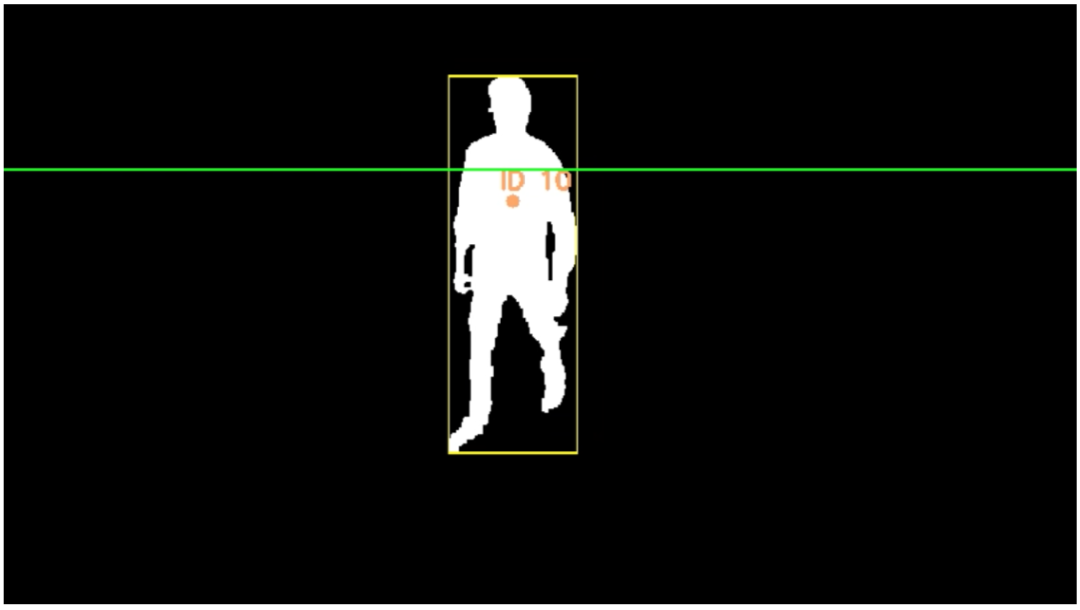
#> input picture imgs/1.png, 1080 x 610 px
$ python -i people_detector.py   (imports and definitions only)
#> lines starting #> are read from the running program, lines starting #| are printed output that depends on the picture; after the words box and inside, x2 and y2 are one past the last pixel; in counts of white or black regions, pixels touching at a corner belong together
#> further down, picture is the input picture: shape (610, 1080, 3); mean B, G, R 16, 17.3, 16.5
import cv2
import numpy as np


class PeopleDetector:

    def __init__(self):
        self.fgbg = cv2.createBackgroundSubtractorMOG2(varThreshold=5, detectShadows=True)
        self.kernelOp = np.ones((5, 5), np.uint8)
        self.kernelCl = np.ones((5, 5), np.uint8)

    def detect(self, frame):
        fgmask = self.fgbg.apply(frame)
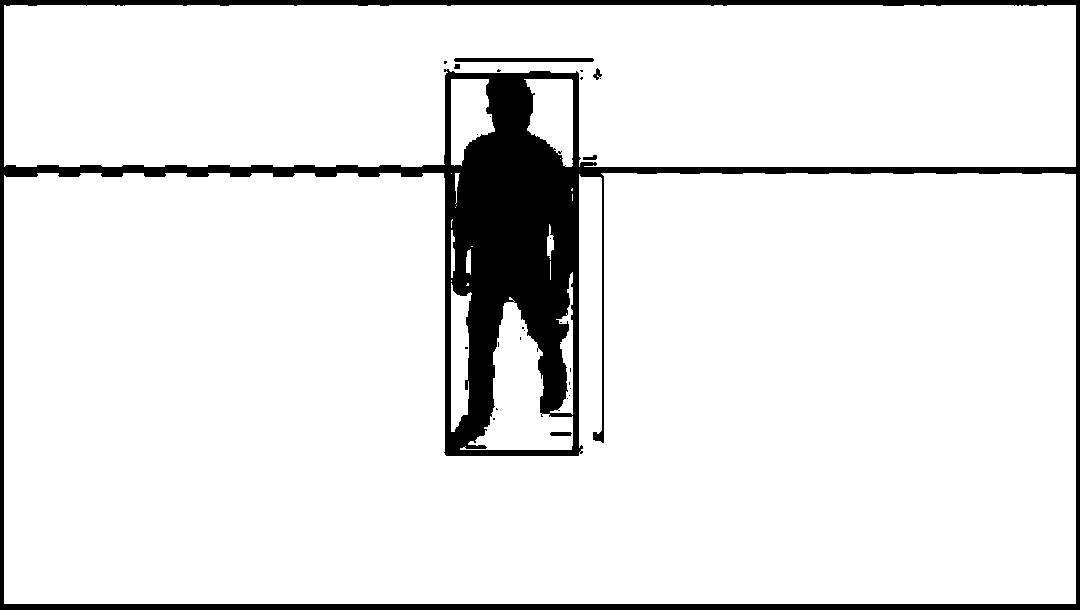
#> fgmask: shape (610, 1080); values 127 (black) and 255 (white), 90.9% white; 27 black regions (21 under 20 px), largest, box (x1, y1, x2, y2) and area: (0, 0, 1080, 610) 59298, (454, 58, 594, 62) 556, (550, 432, 572, 436) 83, (593, 68, 602, 80) 52, (583, 155, 597, 160) 49, (454, 64, 460, 69) 27
        # Threshold operation to obtain the binary mask
        ret, imBin = cv2.threshold(fgmask, 230, 255, cv2.THRESH_BINARY)
        # Opening (erode->dilate) to remove white spots
        mask = cv2.morphologyEx(imBin, cv2.MORPH_OPEN, self.kernelOp)
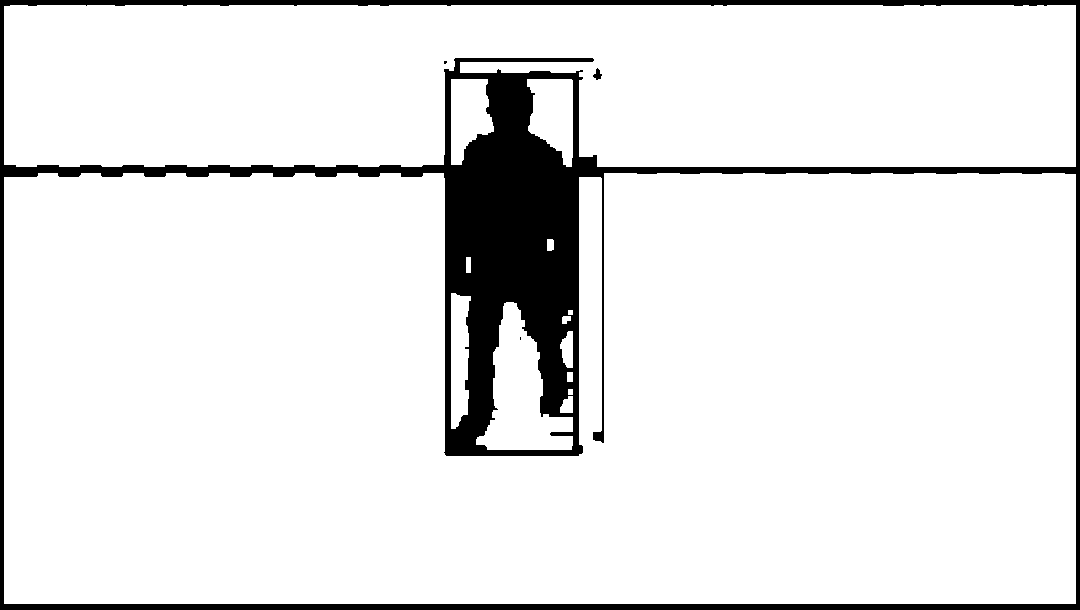
#> mask: shape (610, 1080); 90.7% white; 4 black regions (2 under 20 px), largest, box (x1, y1, x2, y2) and area: (0, 0, 1080, 610) 61244, (593, 68, 602, 80) 59
        # Closing (dilate -> erode) to remove black spots inside the object
        mask = cv2.morphologyEx(mask, cv2.MORPH_CLOSE, self.kernelCl)
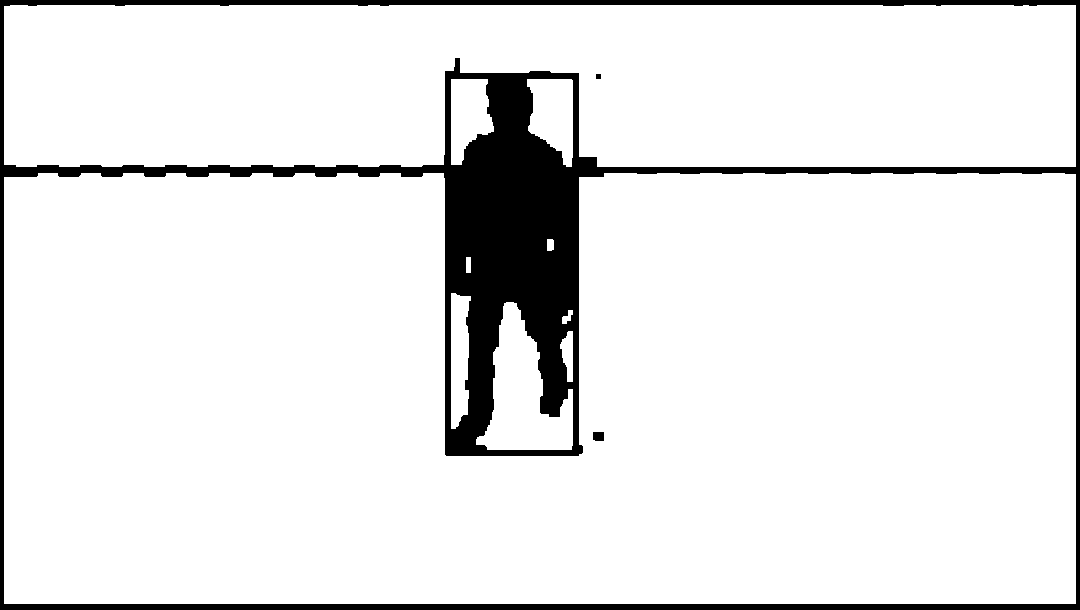
#> mask: shape (610, 1080); 90.9% white; 3 black regions
        # Find contours of the binary image
        contours, hierarchy = cv2.findContours(mask, cv2.RETR_EXTERNAL, cv2.CHAIN_APPROX_SIMPLE)
#> contours = 10 contours; largest, box (x1, y1, x2, y2) and area: (4, 173, 1076, 604) 421040, (4, 5, 1076, 167) 158837, (476, 302, 573, 450) 7314, (527, 79, 573, 167) 2813, (451, 79, 494, 165) 2493

        roi = []
        for cnt in contours:
            # Compute the contour area
            area = cv2.contourArea(cnt)
            # Filter out object with an area below a given threshold
            if area > 120*80:
                # Find the bounding rectangle of each object found
                x, y, w, h = cv2.boundingRect(cnt)
                roi.append([x, y, w, h])
#> this loop made 10 passes
#> (area, x, y, w, h) on passes 7, 10: (421040, 4, 173, 1072, 431), (158837, 4, 5, 1072, 162)
#> area on passes 1, 2, 3, 4, 6, 8: 385.5, 65, 7313.5, 2024, 64, 2813
#> after the loop, roi = [[4, 173, 1072, 431], [4, 5, 1072, 162]]

        mask = cv2.cvtColor(mask, cv2.COLOR_GRAY2BGR)
#> mask: shape (610, 1080, 3); 90.9% white; 3 black regions, box (x1, y1, x2, y2) and area: (0, 0, 1080, 610) 59792, (593, 432, 604, 441) 97, (596, 74, 601, 79) 25

        return mask, roi

>>> import cv2
>>> picture = cv2.imread('../imgs/1.png')
>>> result = PeopleDetector().detect(picture)

$ run again, on imgs/2.png
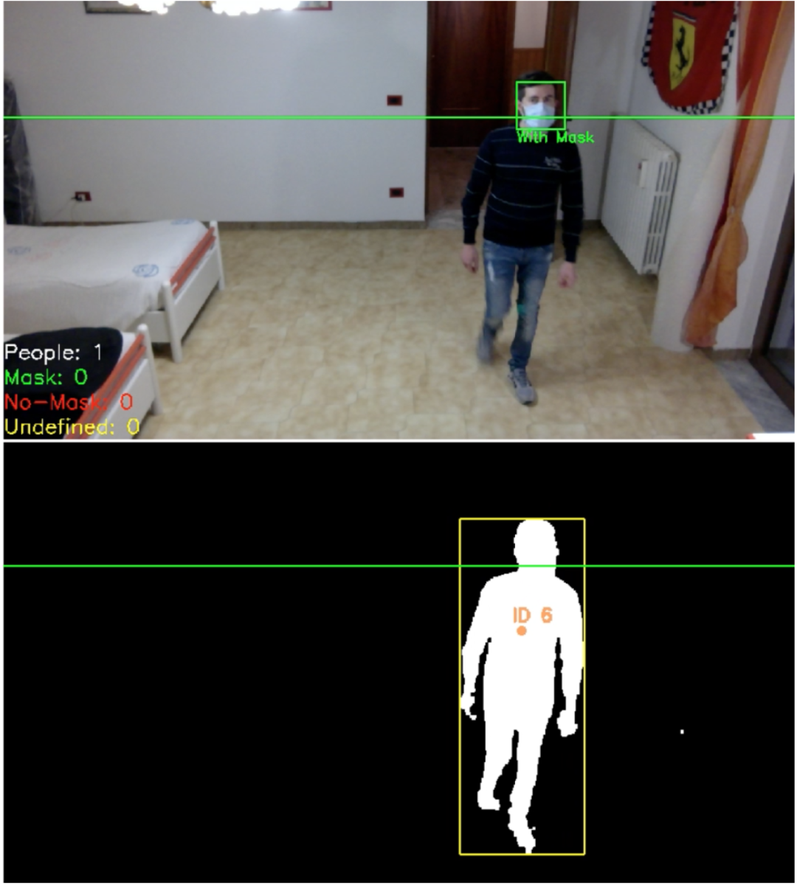
#> input picture imgs/2.png, 797 x 885 px, shrunk from 1080 x 1200 before the run
#> picture is the input picture: shape (885, 797, 3); mean B, G, R 66.2, 69.5, 71.2
#> in detect, `fgmask = self.fgbg.apply(frame)`:
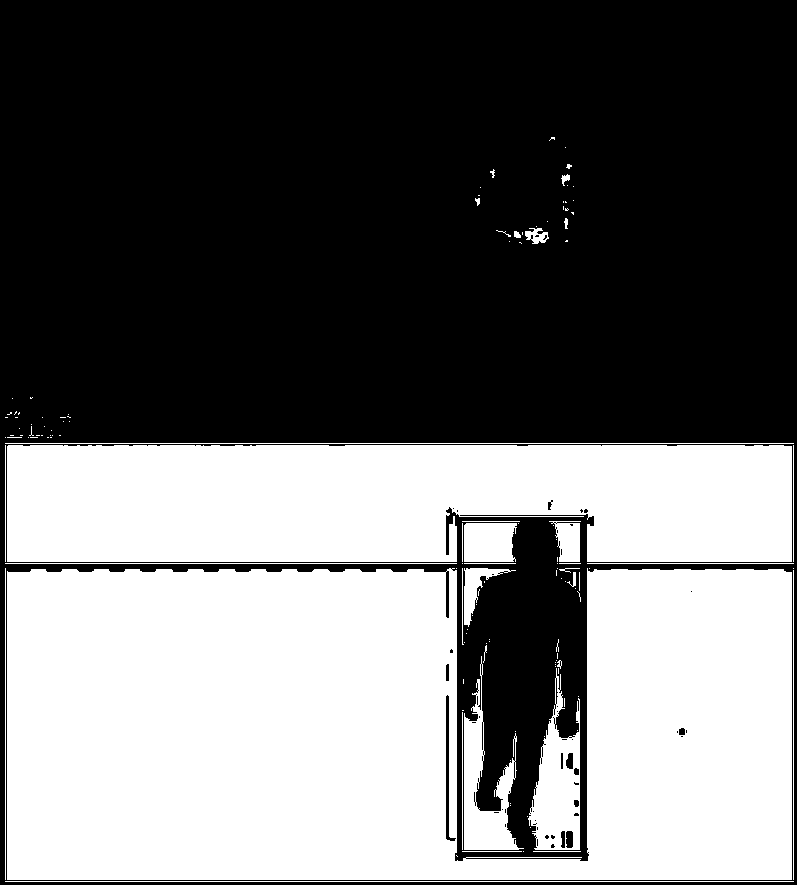
#> fgmask: shape (885, 797); values 127 (black) and 255 (white), 43.6% white; 131 white regions (97 under 20 px), largest, box (x1, y1, x2, y2) and area: (7, 568, 792, 880) 204996, (7, 445, 792, 562) 85387, (528, 668, 580, 850) 4957
#> in detect, `mask = cv2.morphologyEx(mask, cv2.MORPH_CLOSE, self.kernelCl)`:
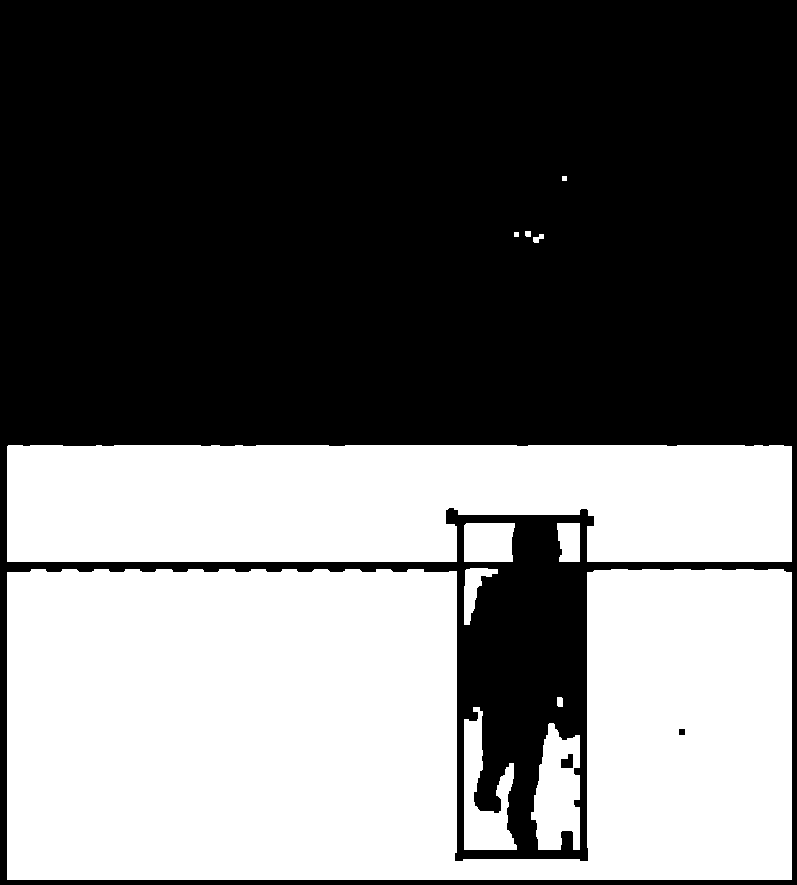
#> mask: shape (885, 797); 42.9% white; 12 white regions
#> contours = 12 contours, 2 with area under 20; largest, box (x1, y1, x2, y2) and area: (7, 569, 792, 880) 204146, (7, 445, 792, 562) 84322, (531, 723, 580, 850) 4380, (464, 707, 517, 850) 3563, (464, 523, 515, 562) 1817
#> the loop in detect, `for cnt in contours:` made 12 passes
#> (area, x, y, w, h) on passes 4, 8: (204145.5, 7, 569, 785, 311), (84321.5, 7, 445, 785, 117)
#> after the loop in detect, `for cnt in contours:`: roi = [[7, 569, 785, 311], [7, 445, 785, 117]]

$ run again, on imgs/3.png
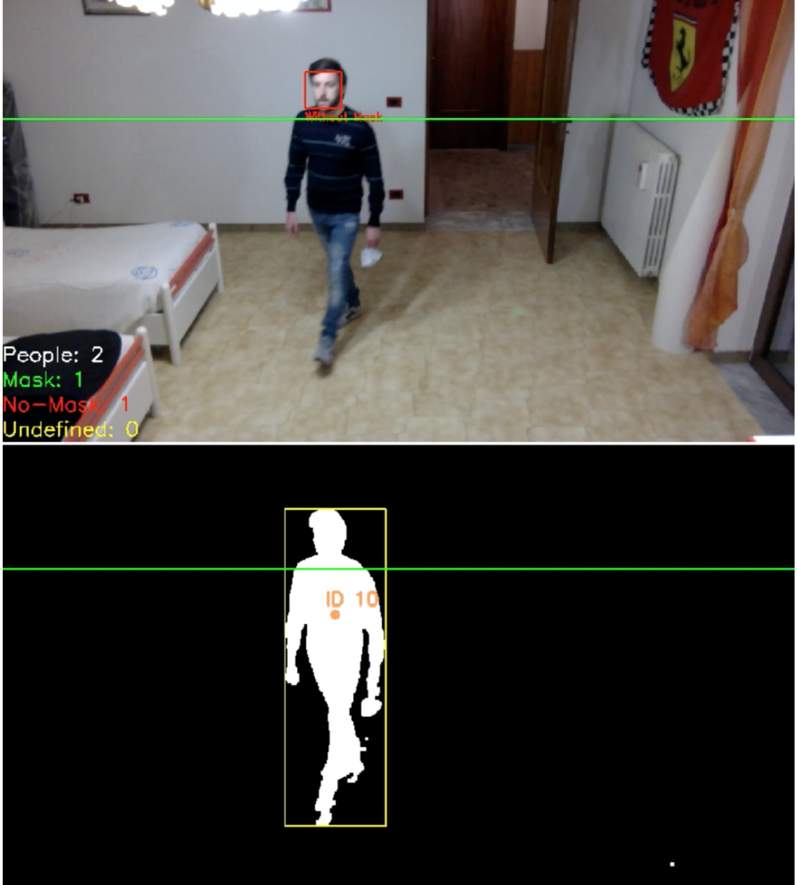
#> input picture imgs/3.png, 797 x 885 px, shrunk from 1080 x 1200 before the run
#> picture is the input picture: shape (885, 797, 3); mean B, G, R 62, 65.3, 67.9
#> in detect, `fgmask = self.fgbg.apply(frame)`:
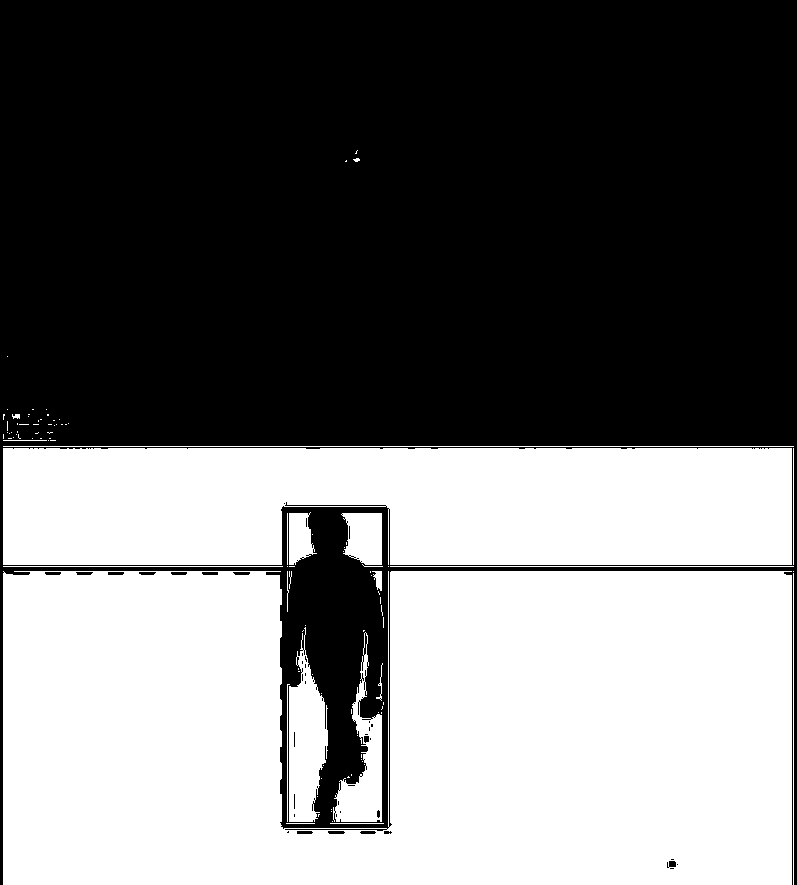
#> fgmask: shape (885, 797); values 127 (black) and 255 (white), 45.2% white; 103 white regions (81 under 20 px), largest, box (x1, y1, x2, y2) and area: (3, 571, 792, 885) 219199, (3, 448, 792, 565) 85900, (289, 627, 328, 822) 4809
#> in detect, `mask = cv2.morphologyEx(imBin, cv2.MORPH_OPEN, self.kernelOp)`:
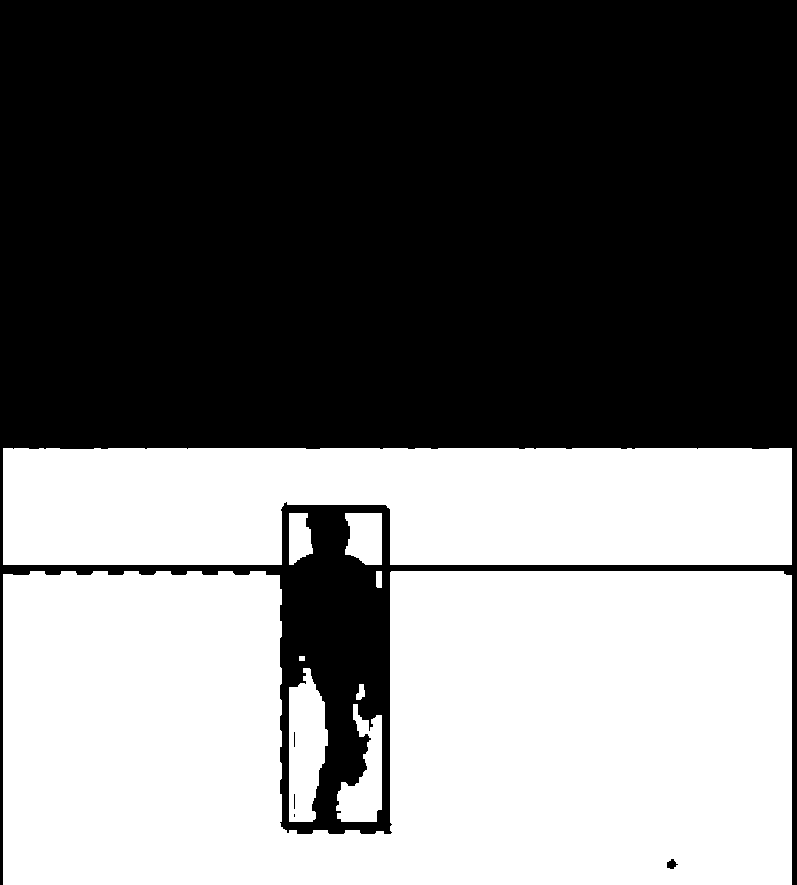
#> mask: shape (885, 797); 44.6% white; 9 white regions, largest, box (x1, y1, x2, y2) and area: (3, 571, 792, 885) 218594, (3, 448, 792, 565) 85709, (289, 668, 328, 822) 4491
#> contours = 8 contours; box (x1, y1, x2, y2) and area: (3, 571, 792, 885) 217298, (3, 448, 792, 565) 84772, (289, 668, 328, 822) 4360, (336, 684, 382, 822) 2887, (345, 513, 382, 565) 1590, (289, 513, 313, 565) 905, (376, 571, 382, 588) 80, (299, 656, 305, 661) 20
#> the loop in detect, `for cnt in contours:` made 8 passes
#> (area, x, y, w, h) on passes 5, 8: (217298, 3, 571, 789, 314), (84771.5, 3, 448, 789, 117)
#> after the loop in detect, `for cnt in contours:`: roi = [[3, 571, 789, 314], [3, 448, 789, 117]]
